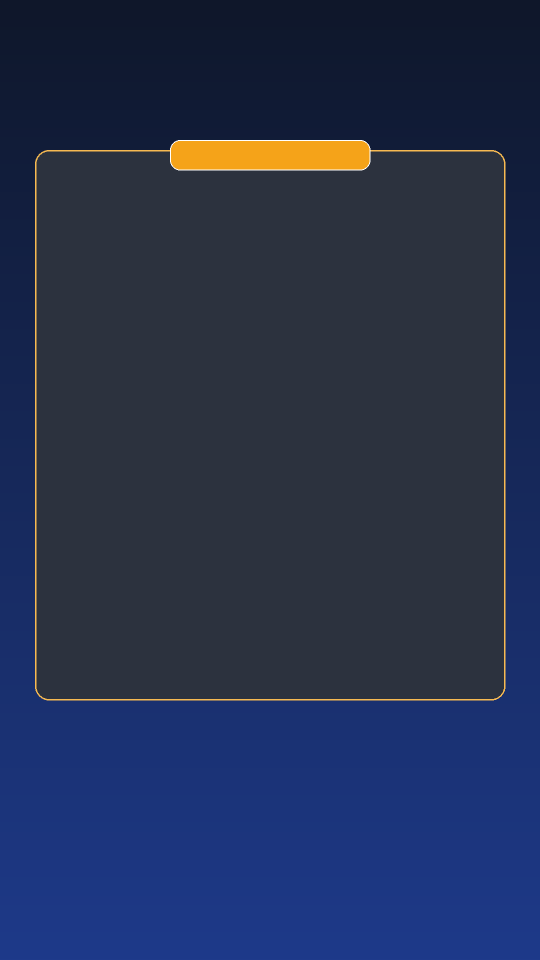
#> input picture assets/canva/packs/quiz.canva.v1/question-01.png, 1080 x 1920 px (shown at 1/2 size)
$ python create_contact_sheet.py ../assets/canva/packs/quiz.canva.v1 out.png ../assets/canva/packs/quiz.canva.v1/question-01.png ../assets/canva/packs/quiz.canva.v1/question-02.png
#> lines starting #> are read from the running program, lines starting #| are printed output that depends on the picture
"""
Generates a high-resolution visual contact sheet for QuizShow v1.1 QA inspection.
Automatically grids all PNG frames in frames_dir (e.g. 12 frames in a 4x3 layout).
"""

import os
import sys
import glob
from PIL import Image, ImageDraw, ImageFont

def get_font(size: int):
    for f in [r"C:\Windows\Fonts\segoeui.ttf", r"C:\Windows\Fonts\arialbd.ttf", r"C:\Windows\Fonts\arial.ttf"]:
        if os.path.exists(f):
            try:
                return ImageFont.truetype(f, size)
            except Exception:
                pass
    return ImageFont.load_default()

def main():
    if len(sys.argv) < 3:
        print("Usage: python create_contact_sheet.py <frames_dir> <output_png>")
        sys.exit(1)

    frames_dir = sys.argv[1]
    output_png = sys.argv[2]

    # Find and sort frame files
    all_files = sorted(glob.glob(os.path.join(frames_dir, "*.png")))
    if not all_files:
        print(f"No frames found in {frames_dir}!")
        sys.exit(1)

    num_frames = len(all_files)
    cols = 4 if num_frames >= 8 else 3
    rows = (num_frames + cols - 1) // cols

    thumb_w, thumb_h = 320, 568
    padding = 20
    header_h = 50
    sheet_w = padding * (cols + 1) + thumb_w * cols
    sheet_h = padding * (rows + 1) + (thumb_h + header_h) * rows + 80

    sheet = Image.new("RGBA", (sheet_w, sheet_h), (8, 14, 26, 255))
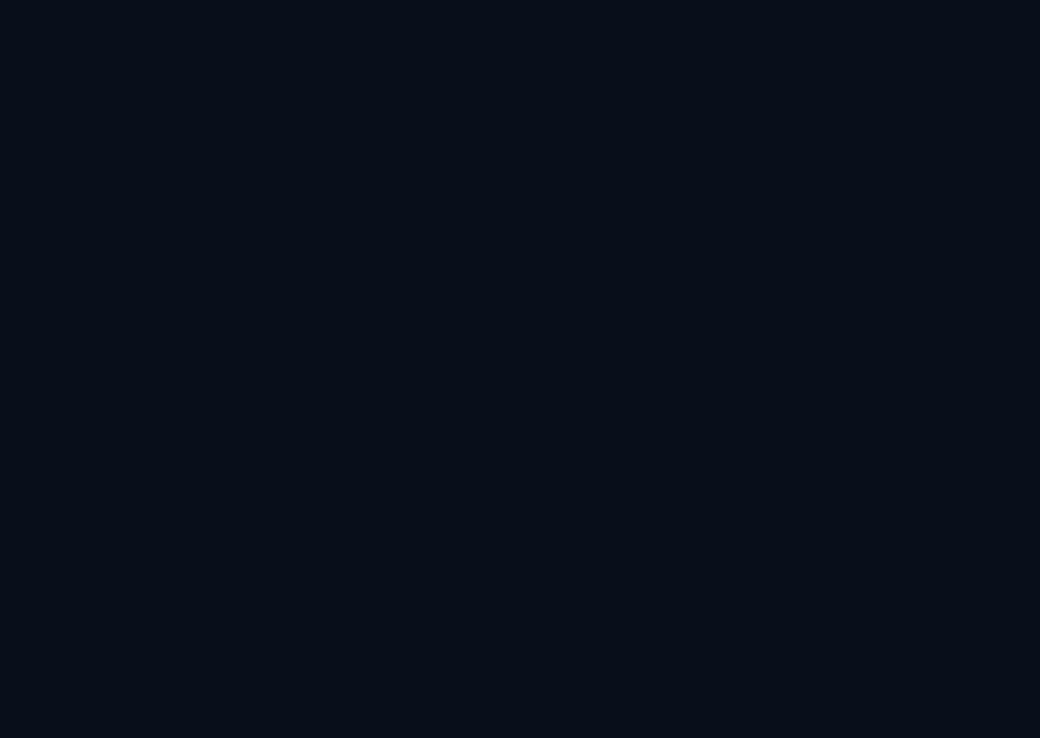
#> sheet: PIL image 1040x738 RGBA; mean R, G, B, A 8, 14, 26, 255
    draw = ImageDraw.Draw(sheet)

    title = sys.argv[3] if len(sys.argv) > 3 else "SHORTFORGE QUIZSHOW V1.2 — CANONICAL VISUAL QA CONTACT SHEET"
    subtitle = sys.argv[4] if len(sys.argv) > 4 else "6-Question Universal Mobile Game-Show Template (quiz.universal.glass.v1) • 1080x1920 (9:16) • WCAG AA Verified"

    # Title Banner
    font_title = get_font(30)
    font_sub = get_font(18)
    draw.text((sheet_w // 2, 32), title, fill=(0, 220, 255, 255), font=font_title, anchor="mm")
    draw.text((sheet_w // 2, 65), subtitle, fill=(148, 163, 184, 255), font=font_sub, anchor="mm")

    font_label = get_font(16)

    for idx, filepath in enumerate(all_files):
        col = idx % cols
        row = idx // cols

        x = padding + col * (thumb_w + padding)
        y = 90 + row * (thumb_h + header_h + padding)

        base = os.path.basename(filepath).replace(".png", "")
        # Format label from filename: frame_01_intro_hook -> 01: Intro Hook
        parts = base.split("_", 2)
        if len(parts) >= 3:
            label = f"{parts[1]}. {parts[2].replace('_', ' ').title()}"
        else:
            label = base.replace("_", " ").title()

        try:
            im = Image.open(filepath).convert("RGBA")
#> im is the input picture: PIL image 1080x1920 RGBA; mean R, G, B, A 20.9, 32.4, 63.3, 237.4
            im_resized = im.resize((thumb_w, thumb_h), Image.Resampling.LANCZOS)
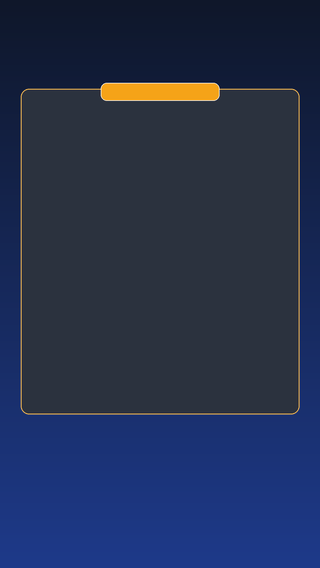
#> im_resized: PIL image 320x568 RGBA; mean R, G, B, A 20.3, 32.4, 63.3, 237.4; transparent parts drawn white
            sheet.paste(im_resized, (x, y + header_h))
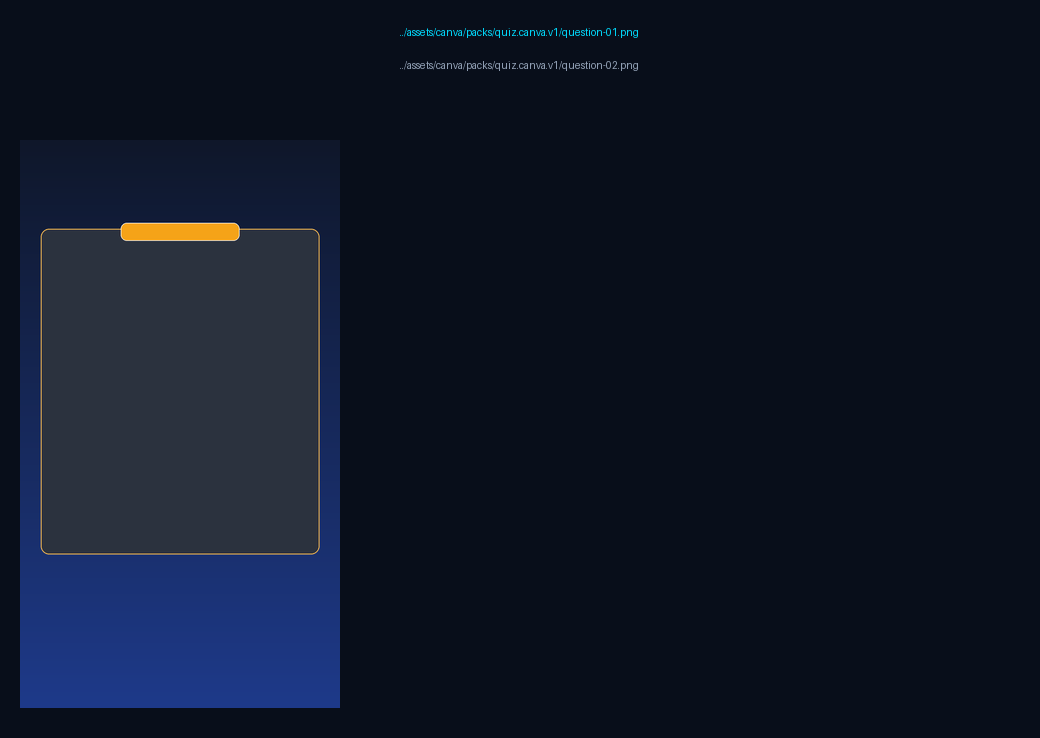
#> sheet: PIL image 1040x738 RGBA; mean R, G, B, A 11, 18.6, 35.1, 250.8; transparent parts drawn white
            draw.rectangle([x - 1, y + header_h - 1, x + thumb_w + 1, y + header_h + thumb_h + 1], outline=(0, 170, 255, 180), width=2)
        except Exception:
            draw.rectangle([x, y + header_h, x + thumb_w, y + header_h + thumb_h], fill=(20, 25, 40, 255), outline=(239, 68, 68, 200), width=2)
            draw.text((x + thumb_w // 2, y + header_h + thumb_h // 2), "ERROR LOADING", fill=(239, 68, 68, 255), font=font_label, anchor="mm")

        # Label pill
        draw.rounded_rectangle([x, y + 8, x + thumb_w, y + header_h - 8], radius=8, fill=(15, 23, 42, 240), outline=(0, 170, 255, 120), width=1)
        draw.text((x + thumb_w // 2, y + 21), label, fill=(255, 255, 255, 255), font=font_label, anchor="mm")
#> pass 2 of the loop in main, `for idx, filepath in enumerate(all_files):`:
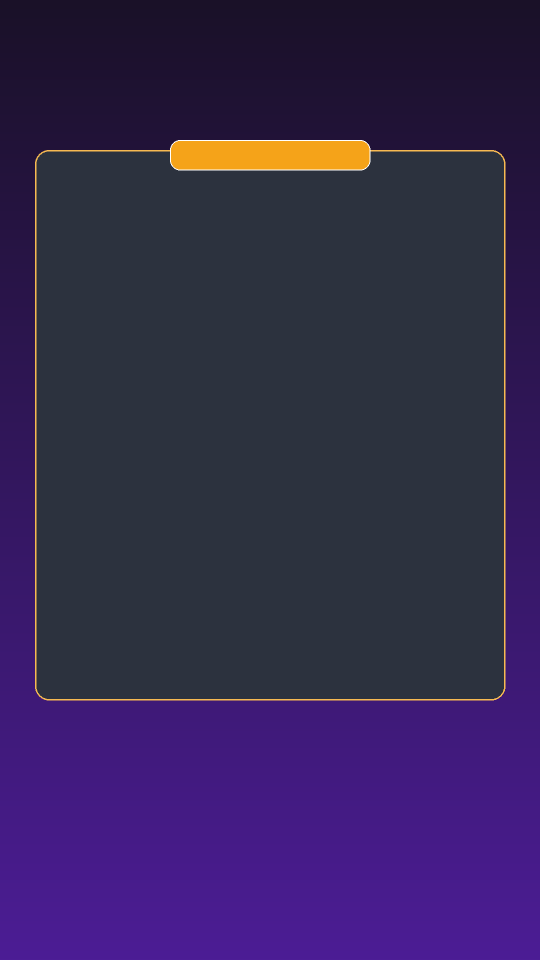
#> input picture assets/canva/packs/quiz.canva.v1/question-02.png, 1080 x 1920 px (shown at 1/2 size)
#> in main, im is the input picture: PIL image 1080x1920 RGBA; mean R, G, B, A 36.1, 23, 65.9, 237.4
#> in main, `im_resized = im.resize((thumb_w, thumb_h), Image.Resampling.LANCZOS)`:
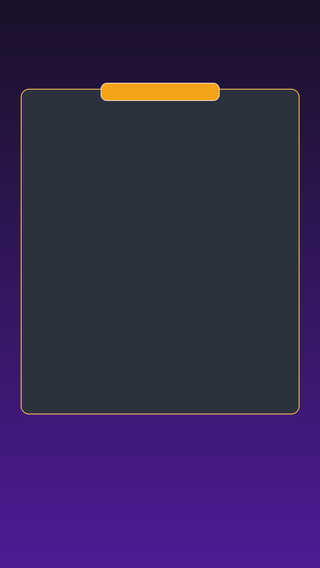
#> im_resized: PIL image 320x568 RGBA; mean R, G, B, A 35.5, 23, 65.9, 237.4; transparent parts drawn white
#> in main, `sheet.paste(im_resized, (x, y + header_h))`:
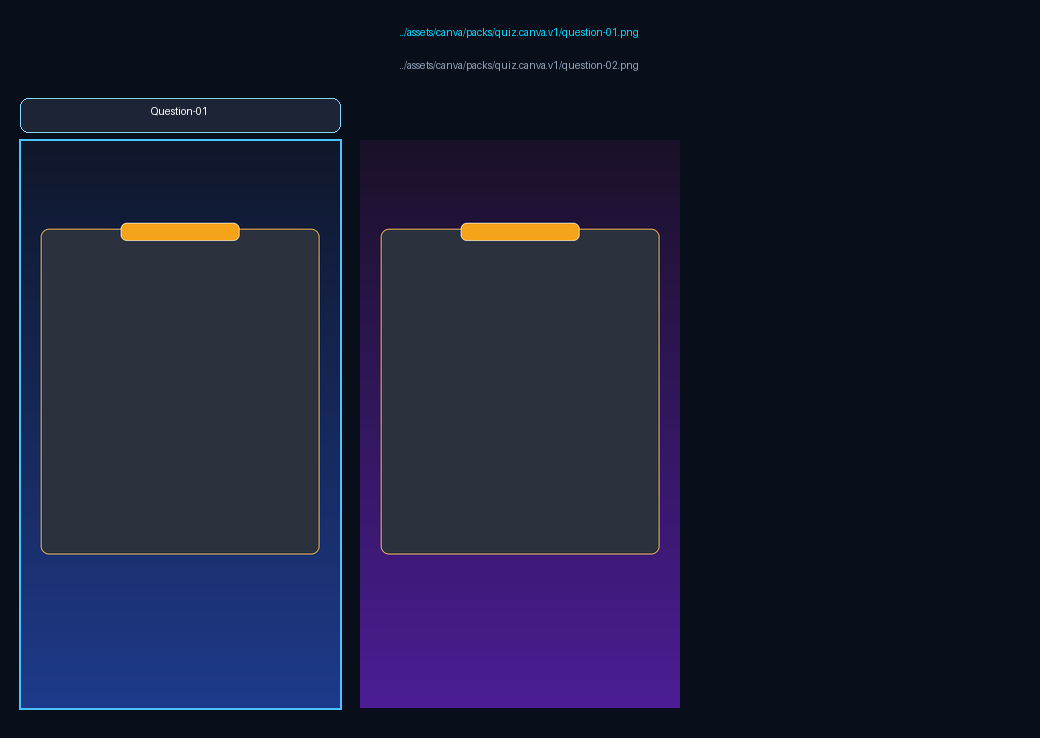
#> sheet: PIL image 1040x738 RGBA; mean R, G, B, A 17.6, 21.7, 46, 246; transparent parts drawn white

    os.makedirs(os.path.dirname(output_png) or ".", exist_ok=True)
    sheet.save(output_png, format="PNG")
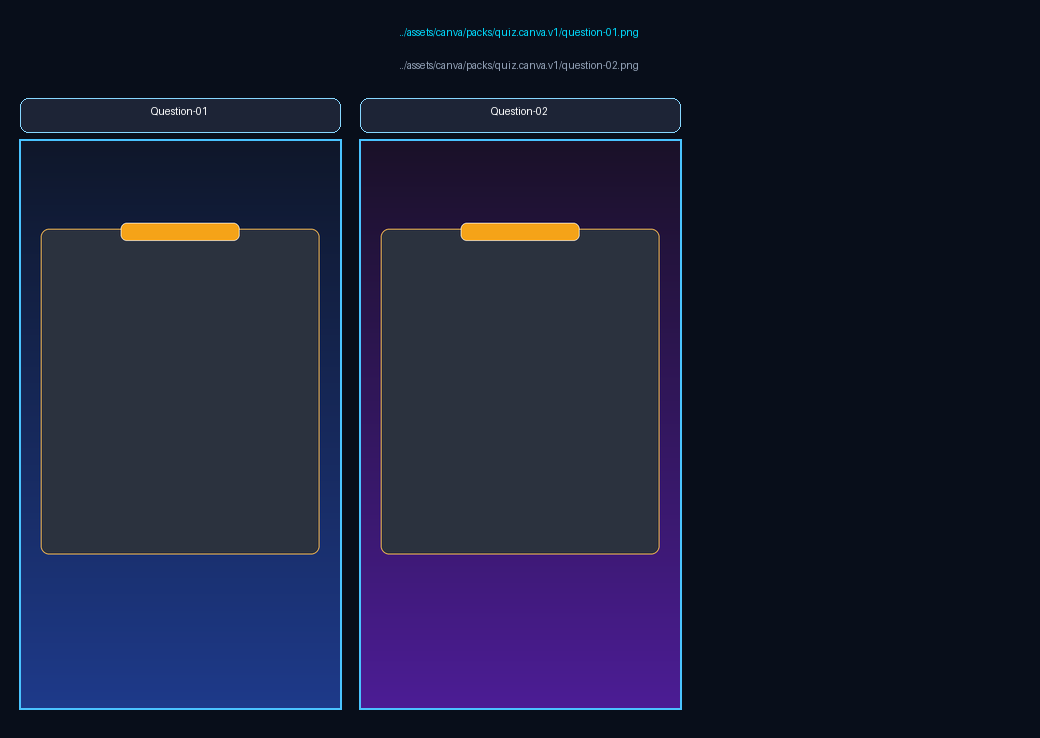
#> saved as out.png: PIL image 1040x738 RGBA; mean R, G, B, A 17.6, 22.7, 47.5, 245.3; transparent parts drawn white
    print(f"Generated visual contact sheet with {num_frames} frames: {output_png}")

if __name__ == "__main__":
    main()
